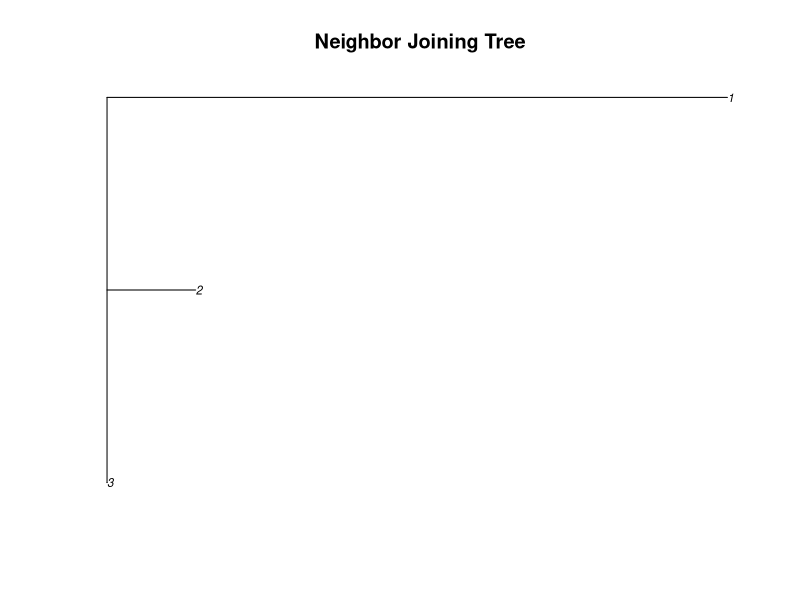

Recreate this plot in R.
library(phangorn)
library(ape)
library(seqinr)

# Task 2: Building a rooted phylogenetic tree

# load the distance matrix from Task 1
dist_matrix <- as.dist(read.csv("output_file.csv", header=FALSE)$V1)

# compute the NJ tree using phangorn package
tree <- NJ(dist_matrix)


# set the first child as the root and add a branch length of 0
tree$edge.length[1] <- 0
tree$root.edge <- tree$edge.length[1]

# Visualize
# create a pdf file to save the plot
pdf("tree_nj.pdf")
plot(tree, cex = 0.7, main = "Neighbor Joining Tree")
# close the pdf file
dev.off()

# save the tree to a file in Newick format
write.tree(tree, file="tree_nj.nwk")
